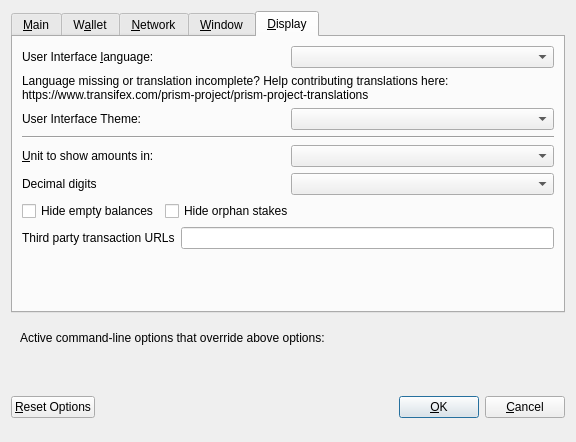
<?xml version="1.0" encoding="UTF-8"?>
<ui version="4.0">
 <class>OptionsDialog</class>
 <widget class="QDialog" name="OptionsDialog">
  <property name="geometry">
   <rect>
    <x>0</x>
    <y>0</y>
    <width>576</width>
    <height>442</height>
   </rect>
  </property>
  <property name="windowTitle">
   <string>Options</string>
  </property>
  <property name="modal">
   <bool>true</bool>
  </property>
  <layout class="QVBoxLayout" name="verticalLayout">
   <item>
    <widget class="QTabWidget" name="tabWidget">
     <property name="currentIndex">
      <number>4</number>
     </property>
     <widget class="QWidget" name="tabMain">
      <attribute name="title">
       <string>&amp;Main</string>
      </attribute>
      <layout class="QVBoxLayout" name="verticalLayout_Main">
       <item>
        <widget class="QCheckBox" name="bitcoinAtStartup">
         <property name="toolTip">
          <string>Automatically start LUM after logging in to the system.</string>
         </property>
         <property name="text">
          <string>&amp;Start LUM on system login</string>
         </property>
        </widget>
       </item>
       <item>
        <layout class="QHBoxLayout" name="horizontalLayout_2_Main">
         <item>
          <widget class="QLabel" name="databaseCacheLabel">
           <property name="text">
            <string>Size of &amp;database cache</string>
           </property>
           <property name="textFormat">
            <enum>Qt::PlainText</enum>
           </property>
           <property name="buddy">
            <cstring>databaseCache</cstring>
           </property>
          </widget>
         </item>
         <item>
          <widget class="QSpinBox" name="databaseCache"/>
         </item>
         <item>
          <widget class="QLabel" name="databaseCacheUnitLabel">
           <property name="text">
            <string>MB</string>
           </property>
           <property name="textFormat">
            <enum>Qt::PlainText</enum>
           </property>
          </widget>
         </item>
         <item>
          <spacer name="horizontalSpacer_2_Main">
           <property name="orientation">
            <enum>Qt::Horizontal</enum>
           </property>
           <property name="sizeHint" stdset="0">
            <size>
             <width>40</width>
             <height>20</height>
            </size>
           </property>
          </spacer>
         </item>
        </layout>
       </item>
       <item>
        <layout class="QHBoxLayout" name="horizontalLayout_3_Main">
         <item>
          <widget class="QLabel" name="threadsScriptVerifLabel">
           <property name="text">
            <string>Number of script &amp;verification threads</string>
           </property>
           <property name="textFormat">
            <enum>Qt::PlainText</enum>
           </property>
           <property name="buddy">
            <cstring>threadsScriptVerif</cstring>
           </property>
          </widget>
         </item>
         <item>
          <widget class="QSpinBox" name="threadsScriptVerif">
           <property name="toolTip">
            <string>(0 = auto, &lt;0 = leave that many cores free)</string>
           </property>
          </widget>
         </item>
         <item>
          <spacer name="horizontalSpacer_3_Main">
           <property name="orientation">
            <enum>Qt::Horizontal</enum>
           </property>
           <property name="sizeHint" stdset="0">
            <size>
             <width>40</width>
             <height>20</height>
            </size>
           </property>
          </spacer>
         </item>
        </layout>
       </item>
       <item>
        <spacer name="verticalSpacer_2">
         <property name="orientation">
          <enum>Qt::Vertical</enum>
         </property>
         <property name="sizeHint" stdset="0">
          <size>
           <width>20</width>
           <height>40</height>
          </size>
         </property>
        </spacer>
       </item>
       <item>
        <widget class="QCheckBox" name="checkBoxZeromintEnable">
         <property name="toolTip">
          <string>Enable automatic minting of LUM units to zLUM</string>
         </property>
         <property name="layoutDirection">
          <enum>Qt::LeftToRight</enum>
         </property>
         <property name="text">
          <string>Enable zLUM Automint</string>
         </property>
        </widget>
       </item>
       <item>
        <layout class="QHBoxLayout" name="horizontalLayout_3">
         <item>
          <widget class="QLabel" name="percentage_label">
           <property name="toolTip">
            <string>Percentage of incoming LUM which get automatically converted to zLUM via Zerocoin Protocol (min: 10%)</string>
           </property>
           <property name="text">
            <string>Percentage of autominted zLUM</string>
           </property>
          </widget>
         </item>
         <item>
          <widget class="QSpinBox" name="zeromintPercentage">
           <property name="minimum">
            <number>1</number>
           </property>
           <property name="maximum">
            <number>100</number>
           </property>
          </widget>
         </item>
        </layout>
       </item>
       <item>
        <layout class="QHBoxLayout" name="horizontalLayout" stretch="0,0">
         <property name="sizeConstraint">
          <enum>QLayout::SetFixedSize</enum>
         </property>
         <item>
          <widget class="QLabel" name="labelPreferredDenom">
           <property name="maximumSize">
            <size>
             <width>16777215</width>
             <height>16777215</height>
            </size>
           </property>
           <property name="toolTip">
            <string>Wait with automatic conversion to Zerocoin until enough LUM for this denomination is available</string>
           </property>
           <property name="text">
            <string>Preferred Automint zLUM Denomination</string>
           </property>
          </widget>
         </item>
         <item>
          <widget class="QComboBox" name="preferredDenom">
           <property name="maximumSize">
            <size>
             <width>16777215</width>
             <height>27</height>
            </size>
           </property>
           <property name="toolTip">
            <string>Wait with automatic conversion to Zerocoin until enough LUM for this denomination is available</string>
           </property>
           <property name="maxVisibleItems">
            <number>9</number>
           </property>
           <property name="maxCount">
            <number>9</number>
           </property>
          </widget>
         </item>
        </layout>
       </item>
      </layout>
     </widget>
     <widget class="QWidget" name="tabWallet">
      <attribute name="title">
       <string>W&amp;allet</string>
      </attribute>
      <layout class="QVBoxLayout" name="verticalLayout_Wallet">
       <item>
        <layout class="QHBoxLayout" name="horizontalLayout_2_Wallet">
         <item>
          <widget class="QLabel" name="labelStakeSplitThresholdText">
           <property name="text">
            <string>Stake split threshold:</string>
           </property>
          </widget>
         </item>
         <item>
          <widget class="QSpinBox" name="spinBoxStakeSplitThreshold">
           <property name="minimum">
            <number>1</number>
           </property>
           <property name="maximum">
            <number>999999</number>
           </property>
          </widget>
         </item>
        </layout>
       </item>
       <item>
        <widget class="QGroupBox" name="groupBox">
         <property name="title">
          <string>Expert</string>
         </property>
         <layout class="QVBoxLayout" name="verticalLayout_2">
          <item>
           <widget class="QCheckBox" name="coinControlFeatures">
            <property name="toolTip">
             <string>Whether to show coin control features or not.</string>
            </property>
            <property name="text">
             <string>Enable coin &amp;control features</string>
            </property>
           </widget>
          </item>
          <item>
           <widget class="QCheckBox" name="showMasternodesTab">
            <property name="toolTip">
             <string>Show additional tab listing all your masternodes in first sub-tab&lt;br/&gt;and all masternodes on the network in second sub-tab.</string>
            </property>
            <property name="text">
             <string>Show Masternodes Tab</string>
            </property>
           </widget>
          </item>
          <item>
           <widget class="QCheckBox" name="spendZeroConfChange">
            <property name="toolTip">
             <string>If you disable the spending of unconfirmed change, the change from a transaction&lt;br/&gt;cannot be used until that transaction has at least one confirmation.&lt;br/&gt;This also affects how your balance is computed.</string>
            </property>
            <property name="text">
             <string>&amp;Spend unconfirmed change</string>
            </property>
           </widget>
          </item>
         </layout>
        </widget>
       </item>
       <item>
        <spacer name="verticalSpacer_Wallet">
         <property name="orientation">
          <enum>Qt::Vertical</enum>
         </property>
         <property name="sizeHint" stdset="0">
          <size>
           <width>20</width>
           <height>40</height>
          </size>
         </property>
        </spacer>
       </item>
      </layout>
     </widget>
     <widget class="QWidget" name="tabNetwork">
      <attribute name="title">
       <string>&amp;Network</string>
      </attribute>
      <layout class="QVBoxLayout" name="verticalLayout_Network">
       <item>
        <widget class="QCheckBox" name="mapPortUpnp">
         <property name="toolTip">
          <string>Automatically open the LUM client port on the router. This only works when your router supports UPnP and it is enabled.</string>
         </property>
         <property name="text">
          <string>Map port using &amp;UPnP</string>
         </property>
        </widget>
       </item>
       <item>
        <widget class="QCheckBox" name="allowIncoming">
         <property name="toolTip">
          <string>Accept connections from outside</string>
         </property>
         <property name="text">
          <string>Allow incoming connections</string>
         </property>
        </widget>
       </item>
       <item>
        <widget class="QCheckBox" name="connectSocks">
         <property name="toolTip">
          <string>Connect to the LUM network through a SOCKS5 proxy.</string>
         </property>
         <property name="text">
          <string>&amp;Connect through SOCKS5 proxy (default proxy):</string>
         </property>
        </widget>
       </item>
       <item>
        <layout class="QHBoxLayout" name="horizontalLayout_1_Network">
         <item>
          <widget class="QLabel" name="proxyIpLabel">
           <property name="text">
            <string>Proxy &amp;IP:</string>
           </property>
           <property name="textFormat">
            <enum>Qt::PlainText</enum>
           </property>
           <property name="buddy">
            <cstring>proxyIp</cstring>
           </property>
          </widget>
         </item>
         <item>
          <widget class="QValidatedLineEdit" name="proxyIp">
           <property name="minimumSize">
            <size>
             <width>140</width>
             <height>0</height>
            </size>
           </property>
           <property name="maximumSize">
            <size>
             <width>140</width>
             <height>16777215</height>
            </size>
           </property>
           <property name="toolTip">
            <string>IP address of the proxy (e.g. IPv4: 127.0.0.1 / IPv6: ::1)</string>
           </property>
          </widget>
         </item>
         <item>
          <widget class="QLabel" name="proxyPortLabel">
           <property name="text">
            <string>&amp;Port:</string>
           </property>
           <property name="textFormat">
            <enum>Qt::PlainText</enum>
           </property>
           <property name="buddy">
            <cstring>proxyPort</cstring>
           </property>
          </widget>
         </item>
         <item>
          <widget class="QLineEdit" name="proxyPort">
           <property name="minimumSize">
            <size>
             <width>55</width>
             <height>0</height>
            </size>
           </property>
           <property name="maximumSize">
            <size>
             <width>55</width>
             <height>16777215</height>
            </size>
           </property>
           <property name="toolTip">
            <string>Port of the proxy (e.g. 9050)</string>
           </property>
          </widget>
         </item>
         <item>
          <spacer name="horizontalSpacer_1_Network">
           <property name="orientation">
            <enum>Qt::Horizontal</enum>
           </property>
           <property name="sizeHint" stdset="0">
            <size>
             <width>40</width>
             <height>20</height>
            </size>
           </property>
          </spacer>
         </item>
        </layout>
       </item>
       <item>
        <spacer name="verticalSpacer_Network">
         <property name="orientation">
          <enum>Qt::Vertical</enum>
         </property>
         <property name="sizeHint" stdset="0">
          <size>
           <width>20</width>
           <height>40</height>
          </size>
         </property>
        </spacer>
       </item>
      </layout>
     </widget>
     <widget class="QWidget" name="tabWindow">
      <attribute name="title">
       <string>&amp;Window</string>
      </attribute>
      <layout class="QVBoxLayout" name="verticalLayout_Window">
       <item>
        <widget class="QCheckBox" name="minimizeToTray">
         <property name="toolTip">
          <string>Show only a tray icon after minimizing the window.</string>
         </property>
         <property name="text">
          <string>&amp;Minimize to the tray instead of the taskbar</string>
         </property>
        </widget>
       </item>
       <item>
        <widget class="QCheckBox" name="minimizeOnClose">
         <property name="toolTip">
          <string>Minimize instead of exit the application when the window is closed. When this option is enabled, the application will be closed only after selecting Quit in the menu.</string>
         </property>
         <property name="text">
          <string>M&amp;inimize on close</string>
         </property>
        </widget>
       </item>
       <item>
        <spacer name="verticalSpacer_Window">
         <property name="orientation">
          <enum>Qt::Vertical</enum>
         </property>
         <property name="sizeHint" stdset="0">
          <size>
           <width>20</width>
           <height>40</height>
          </size>
         </property>
        </spacer>
       </item>
      </layout>
     </widget>
     <widget class="QWidget" name="tabDisplay">
      <attribute name="title">
       <string>&amp;Display</string>
      </attribute>
      <layout class="QVBoxLayout" name="verticalLayout_Display">
       <item>
        <layout class="QHBoxLayout" name="horizontalLayout_1_Display">
         <item>
          <widget class="QLabel" name="langLabel">
           <property name="text">
            <string>User Interface &amp;language:</string>
           </property>
           <property name="textFormat">
            <enum>Qt::PlainText</enum>
           </property>
           <property name="buddy">
            <cstring>lang</cstring>
           </property>
          </widget>
         </item>
         <item>
          <widget class="QValueComboBox" name="lang">
           <property name="toolTip">
            <string>The user interface language can be set here. This setting will take effect after restarting LUM.</string>
           </property>
          </widget>
         </item>
        </layout>
       </item>
       <item>
        <widget class="QLabel" name="label_3">
         <property name="toolTip">
          <string notr="true"/>
         </property>
         <property name="statusTip">
          <string notr="true"/>
         </property>
         <property name="whatsThis">
          <string notr="true"/>
         </property>
         <property name="accessibleName">
          <string notr="true"/>
         </property>
         <property name="text">
          <string>Language missing or translation incomplete? Help contributing translations here:
https://www.transifex.com/prism-project/prism-project-translations</string>
         </property>
         <property name="wordWrap">
          <bool>true</bool>
         </property>
         <property name="openExternalLinks">
          <bool>true</bool>
         </property>
         <property name="textInteractionFlags">
          <set>Qt::TextBrowserInteraction</set>
         </property>
        </widget>
       </item>
       <item>
        <layout class="QHBoxLayout" name="horizontalLayout_2_Display" stretch="0,0">
         <item>
          <widget class="QLabel" name="themeLabel">
           <property name="text">
            <string>User Interface Theme:</string>
           </property>
          </widget>
         </item>
         <item>
          <widget class="QValueComboBox" name="theme"/>
         </item>
        </layout>
       </item>
       <item>
        <widget class="Line" name="line">
         <property name="orientation">
          <enum>Qt::Horizontal</enum>
         </property>
        </widget>
       </item>
       <item>
        <layout class="QHBoxLayout" name="horizontalLayout_3_Display">
         <item>
          <widget class="QLabel" name="unitLabel">
           <property name="text">
            <string>&amp;Unit to show amounts in:</string>
           </property>
           <property name="textFormat">
            <enum>Qt::PlainText</enum>
           </property>
           <property name="buddy">
            <cstring>unit</cstring>
           </property>
          </widget>
         </item>
         <item>
          <widget class="QValueComboBox" name="unit">
           <property name="toolTip">
            <string>Choose the default subdivision unit to show in the interface and when sending coins.</string>
           </property>
          </widget>
         </item>
        </layout>
       </item>
       <item>
        <layout class="QHBoxLayout" name="horizontalLayout_4_Display">
         <item>
          <widget class="QLabel" name="digitsLabel">
           <property name="text">
            <string>Decimal digits</string>
           </property>
          </widget>
         </item>
         <item>
          <widget class="QValueComboBox" name="digits"/>
         </item>
        </layout>
       </item>
       <item>
        <layout class="QHBoxLayout" name="horizontalLayout_5_Display">
         <item>
          <widget class="QCheckBox" name="checkBoxHideZeroBalances">
           <property name="toolTip">
            <string>Hide empty balances</string>
           </property>
           <property name="layoutDirection">
            <enum>Qt::LeftToRight</enum>
           </property>
           <property name="text">
            <string>Hide empty balances</string>
           </property>
          </widget>
         </item>
         <item>
          <widget class="QCheckBox" name="checkBoxHideOrphans">
           <property name="toolTip">
            <string>Hide orphan stakes in transaction lists</string>
           </property>
           <property name="text">
            <string>Hide orphan stakes</string>
           </property>
          </widget>
         </item>
         <item>
          <spacer name="horizontalSpacer">
           <property name="orientation">
            <enum>Qt::Horizontal</enum>
           </property>
           <property name="sizeHint" stdset="0">
            <size>
             <width>40</width>
             <height>20</height>
            </size>
           </property>
          </spacer>
         </item>
        </layout>
       </item>
       <item>
        <layout class="QHBoxLayout" name="horizontalLayout_6_Display">
         <item>
          <widget class="QLabel" name="thirdPartyTxUrlsLabel">
           <property name="toolTip">
            <string>Third party URLs (e.g. a block explorer) that appear in the transactions tab as context menu items. %s in the URL is replaced by transaction hash. Multiple URLs are separated by vertical bar |.</string>
           </property>
           <property name="text">
            <string>Third party transaction URLs</string>
           </property>
           <property name="buddy">
            <cstring>thirdPartyTxUrls</cstring>
           </property>
          </widget>
         </item>
         <item>
          <widget class="QLineEdit" name="thirdPartyTxUrls">
           <property name="toolTip">
            <string>Third party URLs (e.g. a block explorer) that appear in the transactions tab as context menu items. %s in the URL is replaced by transaction hash. Multiple URLs are separated by vertical bar |.</string>
           </property>
          </widget>
         </item>
        </layout>
       </item>
       <item>
        <spacer name="verticalSpacer">
         <property name="orientation">
          <enum>Qt::Vertical</enum>
         </property>
         <property name="sizeHint" stdset="0">
          <size>
           <width>20</width>
           <height>40</height>
          </size>
         </property>
        </spacer>
       </item>
      </layout>
     </widget>
    </widget>
   </item>
   <item>
    <widget class="QFrame" name="frame">
     <layout class="QVBoxLayout" name="verticalLayout_Bottom">
      <item>
       <layout class="QHBoxLayout" name="horizontalLayout_Bottom">
        <item>
         <widget class="QLabel" name="overriddenByCommandLineInfoLabel">
          <property name="text">
           <string>Active command-line options that override above options:</string>
          </property>
          <property name="textFormat">
           <enum>Qt::PlainText</enum>
          </property>
         </widget>
        </item>
        <item>
         <spacer name="horizontalSpacer_Bottom">
          <property name="orientation">
           <enum>Qt::Horizontal</enum>
          </property>
          <property name="sizeHint" stdset="0">
           <size>
            <width>40</width>
            <height>20</height>
           </size>
          </property>
         </spacer>
        </item>
       </layout>
      </item>
      <item>
       <widget class="QLabel" name="overriddenByCommandLineLabel">
        <property name="text">
         <string/>
        </property>
        <property name="textFormat">
         <enum>Qt::PlainText</enum>
        </property>
        <property name="wordWrap">
         <bool>true</bool>
        </property>
       </widget>
      </item>
     </layout>
    </widget>
   </item>
   <item>
    <layout class="QHBoxLayout" name="horizontalLayout_Buttons">
     <item>
      <widget class="QPushButton" name="resetButton">
       <property name="toolTip">
        <string>Reset all client options to default.</string>
       </property>
       <property name="text">
        <string>&amp;Reset Options</string>
       </property>
       <property name="autoDefault">
        <bool>false</bool>
       </property>
      </widget>
     </item>
     <item>
      <spacer name="horizontalSpacer_1">
       <property name="orientation">
        <enum>Qt::Horizontal</enum>
       </property>
       <property name="sizeHint" stdset="0">
        <size>
         <width>40</width>
         <height>48</height>
        </size>
       </property>
      </spacer>
     </item>
     <item>
      <widget class="QLabel" name="statusLabel">
       <property name="minimumSize">
        <size>
         <width>200</width>
         <height>0</height>
        </size>
       </property>
       <property name="font">
        <font>
         <weight>75</weight>
         <bold>true</bold>
        </font>
       </property>
       <property name="text">
        <string/>
       </property>
       <property name="textFormat">
        <enum>Qt::PlainText</enum>
       </property>
       <property name="wordWrap">
        <bool>true</bool>
       </property>
      </widget>
     </item>
     <item>
      <spacer name="horizontalSpacer_2">
       <property name="orientation">
        <enum>Qt::Horizontal</enum>
       </property>
       <property name="sizeHint" stdset="0">
        <size>
         <width>40</width>
         <height>48</height>
        </size>
       </property>
      </spacer>
     </item>
     <item>
      <widget class="QPushButton" name="okButton">
       <property name="text">
        <string>&amp;OK</string>
       </property>
       <property name="autoDefault">
        <bool>false</bool>
       </property>
       <property name="default">
        <bool>true</bool>
       </property>
      </widget>
     </item>
     <item>
      <widget class="QPushButton" name="cancelButton">
       <property name="text">
        <string>&amp;Cancel</string>
       </property>
       <property name="autoDefault">
        <bool>false</bool>
       </property>
      </widget>
     </item>
    </layout>
   </item>
  </layout>
 </widget>
 <customwidgets>
  <customwidget>
   <class>QValidatedLineEdit</class>
   <extends>QLineEdit</extends>
   <header>qvalidatedlineedit.h</header>
  </customwidget>
  <customwidget>
   <class>QValueComboBox</class>
   <extends>QComboBox</extends>
   <header>qvaluecombobox.h</header>
  </customwidget>
 </customwidgets>
 <resources/>
 <connections/>
</ui>
